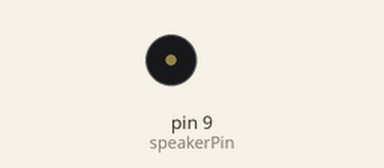
Recording of a sketch running on a simulated Arduino Uno, built with avr-gcc and run on an emulated ATmega328P. Shown: buzzer (waves = sounding).

Above: at 0.5 s.
Timing chart, 0 to 3.0 s (numbered marks = the images above):
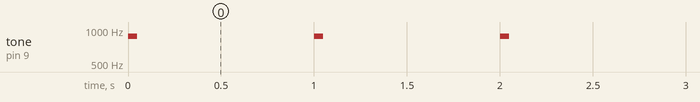

The sketch:

arduino_metronome.ino
```cpp
// Metronome (from Arduino for Musicians)

// Constants for output of tone to speaker
const int speakerPin = 9; // 100 Ohm resistor from pin 9, to speaker +
const int frequency = 880;
const int duration = 50;

// Variable to track time delay
unsigned int MS_per_beat = 0;

void setup() {
  // Calcualte the amount of delay:
  // milliseconds per min/beats per min
  unsigned int milliseconds_per_minute = 1000 * 60;
  unsigned int beats_per_minute = 60;
  MS_per_beat = milliseconds_per_minute/beats_per_minute;

}

void loop() {
  // output the tone
  tone(speakerPin, frequency, duration);

  // Delay loop for specified amount of time
  delay(MS_per_beat);

}
```

Measured:
- by itself, tone on pin 9 (speakerPin): alternates 880 Hz for 0.05 s and silent for 0.95 s
